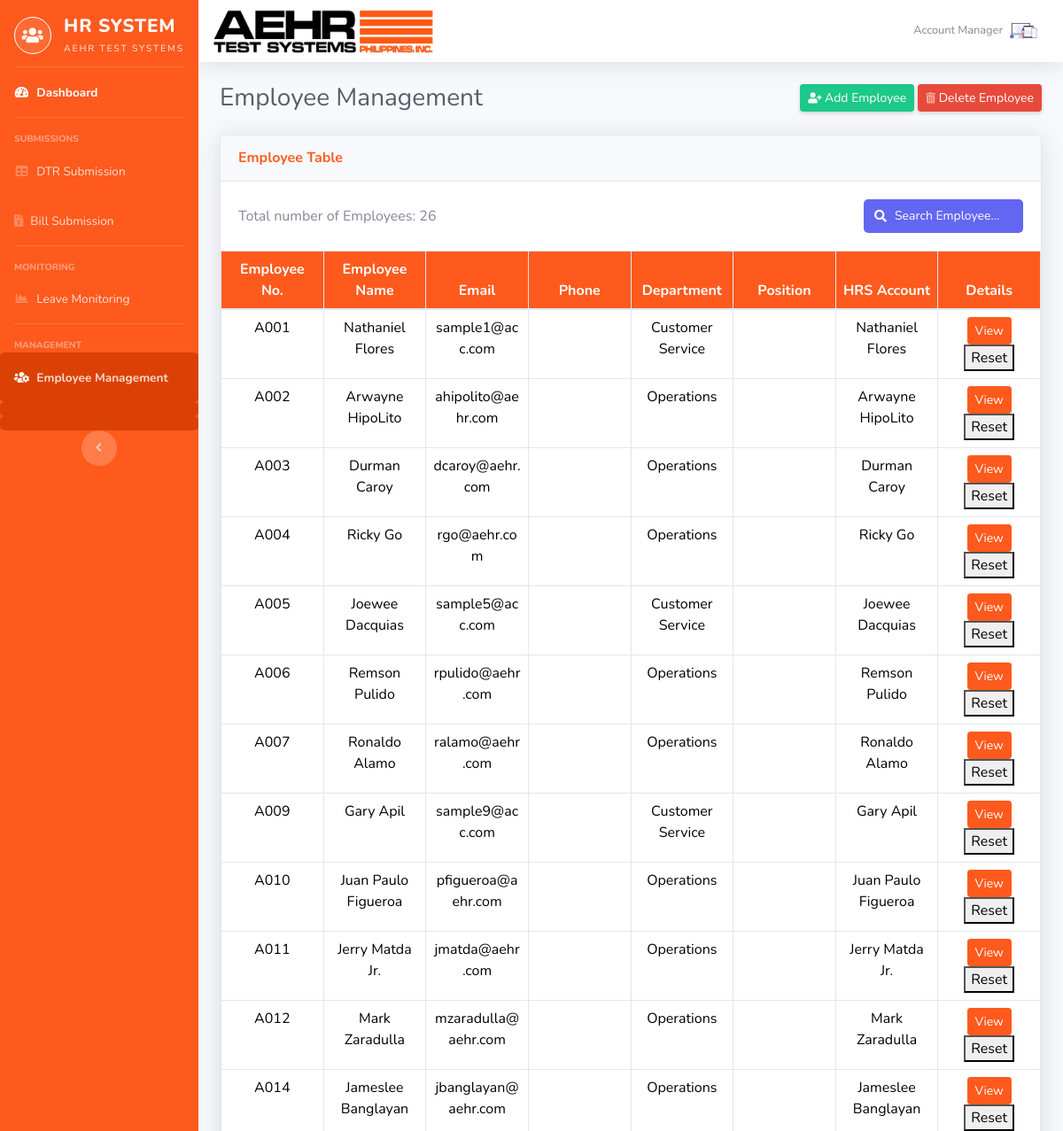
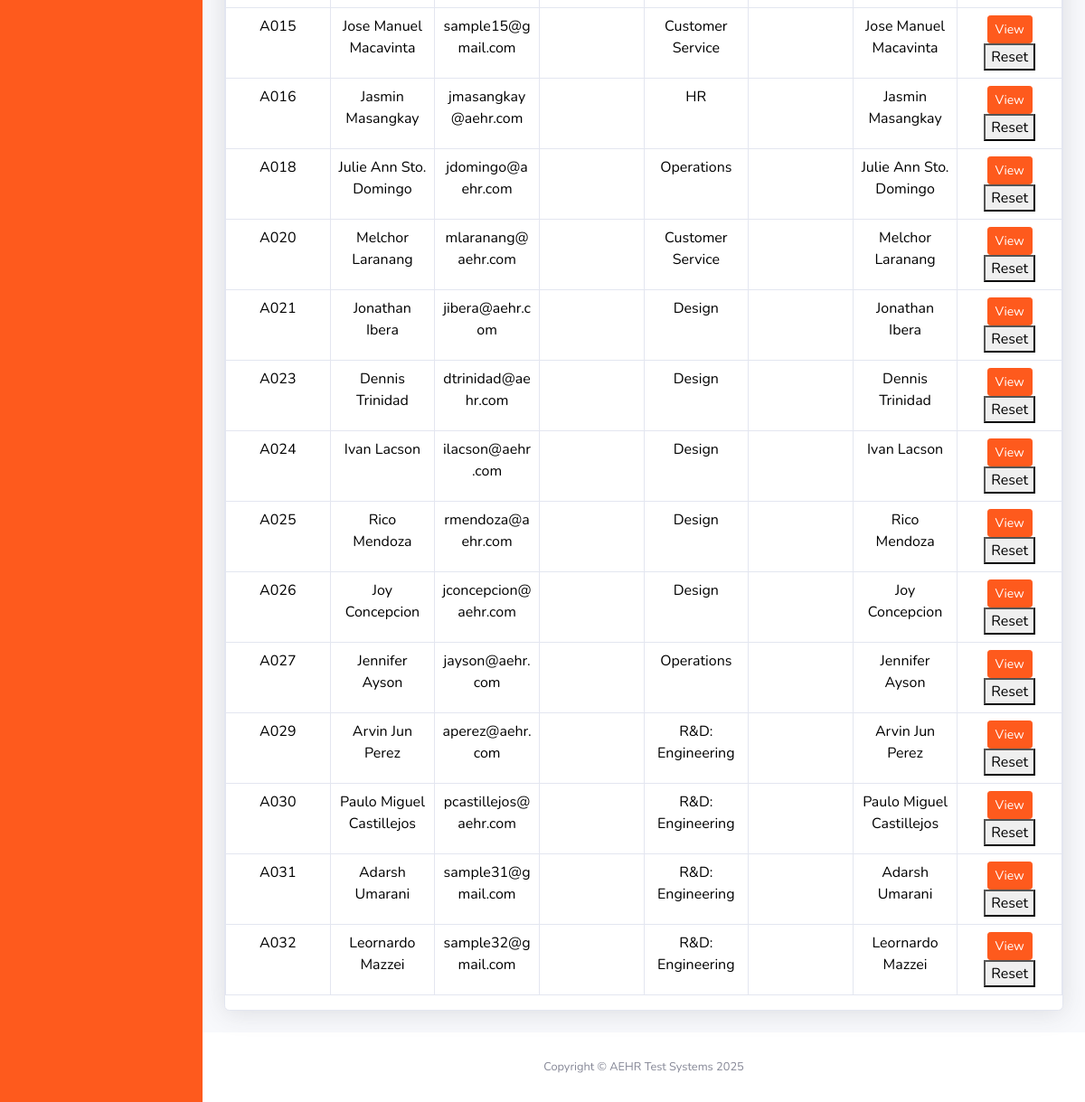
Screenshot of /AEHR-HR_System/EmployeeManagement.php (signed in) with the database file from the repository (2 pictures, top to bottom).
### tables this page shows
CREATE TABLE `employees` (
  `id` int(11) NOT NULL,
  `employee_no` varchar(20) NOT NULL,
  `name` varchar(50) NOT NULL,
  `email` varchar(100) NOT NULL,
  `phone` varchar(20) DEFAULT NULL,
  `department` varchar(50) DEFAULT NULL,
  `position` varchar(50) DEFAULT NULL,
  `hrs_account` varchar(255) DEFAULT NULL,
  `date_of_birth` date DEFAULT NULL,
  `date_hired` date DEFAULT NULL,
  `address` text DEFAULT NULL,
  `hrs_password` varchar(255) NOT NULL,
  `vl_bal` decimal(10,2) DEFAULT NULL,
  `sl_bal` decimal(10,2) DEFAULT NULL
);

### AEHR-HR_System/EmployeeManagement.php (the view, shortened to what this page needs)
<!DOCTYPE html>
<html lang="en">
<head>
    <link href="vendor/fontawesome-free/css/all.min.css" rel="stylesheet" type="text/css">
    <link href="css/sb-admin-2.min.css" rel="stylesheet">
</head>
<body id="page-top">
    <div id="wrapper">
        <ul class="navbar-nav bg-gradient-primary sidebar sidebar-dark accordion" id="accordionSidebar">
           <a class="sidebar-brand" href="dashboard.php" style="display: block; padding: 12px 0; transition: all 0.3s ease;">
    <div style="display: flex; align-items: center; justify-content: center; font-family: 'Nunito', sans-serif;
              transition: all 0.3s ease;">
        <div class="logo-icon" style="width: 42px; height: 42px; background: rgba(255,255,255,0.1); border: 1.8px solid white;
                  border-radius: 50%; display: flex; align-items: center; justify-content: center;
                  margin-right: 14px; transition: all 0.3s ease; transform-origin: center;">
            <i class="fas fa-users" style="color: white; font-size: 1.2rem; transition: all 0.3s ease;"></i>
        </div>
        <div class="logo-text" style="text-align: left; transition: all 0.3s ease;">
            <div style="font-weight: 800; font-size: 1.3rem; color: white; line-height: 1.2;
                      transition: all 0.2s ease; display: inline-block;">
                <span style="transition: all 0.3s ease;">HR</span> SYSTEM
            </div>
            <div style="font-weight: 500; font-size: 0.65rem; color: rgba(255,255,255,0.8);
                      letter-spacing: 1.8px; margin-top: 4px; text-transform: uppercase;
                      transition: all 0.3s ease;">
                AEHR TEST SYSTEMS
            </div>
        </div>
    </div>
</a>
            <hr class="sidebar-divider my-0">
            <li class="nav-item active">
                <a class="nav-link" href="dashboard.php">
                    <i class="fas fa-fw fa-tachometer-alt"></i>
                    <span>Dashboard</span></a>
            </li>
            <hr class="sidebar-divider">
            <div class="sidebar-heading">
                Submissions
            </div>
<li class="nav-item">
    <a class="nav-link" href="DTR.php">
        <i class="fas fa-fw fa-table"></i>
        <span>DTR Submission</span>
    </a>
</li>
            <li class="nav-item">
                <a class="nav-link" href="Bills.php">
                    <i class="fas fa-file-invoice-dollar"></i>
<span>Bill Submission</span>
                </a>
            </li>
            <hr class="sidebar-divider">
            <div class="sidebar-heading">
                Monitoring
            </div>
            <li class="nav-item">
                <a class="nav-link" href="Leave.php">
                    <i class="fas fa-fw fa-chart-area"></i>
                    <span>Leave Monitoring</span></a>
            </li>
            <hr class="sidebar-divider">
            <div class="sidebar-heading">
                Management
            </div>
            <li class="nav-item text-white font-weight-bold">
                <a class="nav-link" href="EmployeeManagement.php"  style="background-color: #db4104; border-radius: 5px;">
                    <i class="fas fa-users-cog text-white font-weight-bold"></i>
                <span>Employee Management</span>
            </li>
       <li>
       </li>
                   <div class="text-center d-none d-md-inline">
                       <button class="rounded-circle border-0" id="sidebarToggle"></button>
                   </div>
        </ul>
        <div id="content-wrapper" class="d-flex flex-column">
            <div id="content">
                <nav class="navbar navbar-expand navbar-light bg-white topbar mb-4 static-top shadow">
                    <div class="logo">
                        <img src="img/ATS_Logo.png" alt="Logo" width="250" height="50">
                    </div>
                    <ul class="navbar-nav ml-auto">
                        <li class="nav-item dropdown no-arrow">
                            <a class="nav-link dropdown-toggle" href="#" id="userDropdown" role="button"
                                data-toggle="dropdown" aria-haspopup="true" aria-expanded="false">
                                <span class="mr-2 d-none d-lg-inline text-gray-600 small">Account Manager</span>
                                <img class="img-profile" src="img/undraw_posting_photo.svg">
                            </a>
                        </li>
                    </ul>
                </nav>
                <div class="container-fluid">
<div class="d-sm-flex align-items-center justify-content-between mb-4">
    <h1 class="h3 mb-0 text-gray-800">Employee Management</h1>
    <div>
    <a href="#" class="btn btn-sm btn-success shadow-sm" id="addEmployeeButton">
        <i class="fas fa-user-plus fa-sm te xt-white-50"></i> Add Employee
    </a>
<a href="#" id="toggleDeleteBtn" class="btn btn-sm btn-danger shadow-sm">
    <i class="fas fa-trash-alt fa-sm text-white-50"></i> Delete Employee
</a>
    </div>
</div>
            <?php
            include 'CRUD/db.php';
            $sql = "SELECT employee_no, name, email, phone, department, position, hrs_account, date_of_birth, date_hired, address FROM employees";
            $result = $conn->query($sql);
            ?>
<div class="card shadow mb-4">
    <div class="card-header py-3 d-flex justify-content-between align-items-center">
        <h6 class="m-0 font-weight-bold text-primary">Employee Table</h6>
    </div>
    <div class="table-responsive card-body d-flex justify-content-between align-items-center" >
    <p class="m-0">Total number of Employees: <span id="totalEmployees"></span></p>
    <div style="position: relative; display: flex; align-items: center;">
        <i class="fas fa-search" style="position: absolute; left: 12px; color: white; font-size: 14px;"></i>
        <input type="text" id="searchEmployee" class="styled-select" placeholder="Search Employee..."
            style="width: 180px; height: 38px; padding: 8px 8px 8px 35px; font-size: 14px; border: none; border-radius: 5px;
                   outline: none; font-weight: normal; background-color: #6366F1; color: white;
                   box-shadow: none; transition: 0.2s;">
    </div>
</div>
        <table class="table table-bordered employee-table" id="employeeTable" >
            <thead>
                <tr>
                    <th>Employee No.</th>
                    <th>Employee Name</th>
                    <th>Email</th>
                    <th>Phone</th>
                    <th>Department</th>
                    <th>Position</th>
                    <th>HRS Account</th>
                    <th>Details</th>
                </tr>
            </thead>
            <tbody id="employeeTableBody">
    <?php
    if ($result->num_rows > 0) {
        while ($row = $result->fetch_assoc()) {
            echo "<tr>";
            echo "<td><input type='checkbox' class='delete-checkbox d-none' value='" . htmlspecialchars($row['employee_no']) . "'> " . htmlspecialchars($row['employee_no']) . "</td>";
            echo "<td>" . htmlspecialchars($row['name']) . "</td>";
            echo "<td>" . htmlspecialchars($row['email']) . "</td>";
            echo "<td>" . htmlspecialchars($row['phone']) . "</td>";
            echo "<td>" . htmlspecialchars($row['department']) . "</td>";
            echo "<td>" . htmlspecialchars($row['position']) . "</td>";
            echo "<td class='hrsAccountColumn'>" . htmlspecialchars($row['hrs_account']) . "</td>";
            echo "<td>
                    <button class='btn btn-primary btn-sm viewEmployee' data-id='" . $row['employee_no'] . "'>View</button>
                    <button class='reset-password-btn' data-id='" . $row['employee_no'] . "'>Reset</button>
                  </td>";
            echo "</tr>";
        }
    } else {
        echo "<tr><td colspan='8' class='text-center'>No employees found</td></tr>";
    }
    ?>
</tbody>
        </table>
    </div>
</div>
            </div>
            <footer class="sticky-footer bg-white">
                <div class="container my-auto">
                    <div class="copyright text-center my-auto">
                        <span>Copyright &copy; AEHR Test Systems 2025</span>
                    </div>
                </div>
            </footer>
        </div>
    </div>
</body>
</html>

### AEHR-HR_System/EmployeeManagement.php (style rules this page uses)
.employee-table thead th { background-color: #FE5A1D !important; color: white !important; }
.card-header h6 { color: #FE5A1D !important; }
.viewEmployee { background-color: #FE5A1D !important; border-color: #FE5A1D !important; color: white !important; }
.sidebar { background-color: #FE5A1D !important; background-image: none !important; padding-top: 5px; }
.styled-select { padding: 8px 12px; border: 1px solid #ddd; border-radius: 5px; font-size: 14px; background-color: white; cursor: pointer; transition: border-color var(--transition-speed), box-shadow var(--transition-speed); }
#searchEmployee::placeholder { color: white; opacity: 1; font-weight: normal; }
.employee-table { width: 100%; table-layout: fixed; }
.employee-table th, .employee-table td { padding: 8px; text-align: center; color: black; }
.table-responsive { overflow-x: auto; }

### rows the page displays
employees: employee_no "A001", name "Nathaniel Flores", email "sample1@acc.com", department "Customer Service", hrs_account "Nathaniel Flores"
employees: employee_no "A002", name "Arwayne HipoLito", email "ahipolito@aehr.com", department "Operations", hrs_account "Arwayne HipoLito"
employees: employee_no "A003", name "Durman Caroy", email "dcaroy@aehr.com", department "Operations", hrs_account "Durman Caroy"
employees: employee_no "A004", name "Ricky Go", email "rgo@aehr.com", department "Operations", hrs_account "Ricky Go"
employees: employee_no "A005", name "Joewee Dacquias", email "sample5@acc.com", department "Customer Service", hrs_account "Joewee Dacquias"
employees: employee_no "A006", name "Remson Pulido", email "rpulido@aehr.com", department "Operations", hrs_account "Remson Pulido"
employees: employee_no "A007", name "Ronaldo Alamo", email "ralamo@aehr.com", department "Operations", hrs_account "Ronaldo Alamo"
employees: employee_no "A009", name "Gary Apil", email "sample9@acc.com", department "Customer Service", hrs_account "Gary Apil"
employees: employee_no "A010", name "Juan Paulo Figueroa", email "pfigueroa@aehr.com", department "Operations", hrs_account "Juan Paulo Figueroa"
employees: employee_no "A011", name "Jerry Matda Jr.", email "jmatda@aehr.com", department "Operations", hrs_account "Jerry Matda Jr."
employees: employee_no "A012", name "Mark Zaradulla", email "mzaradulla@aehr.com", department "Operations", hrs_account "Mark Zaradulla"
employees: employee_no "A014", name "Jameslee Banglayan", email "jbanglayan@aehr.com", department "Operations", hrs_account "Jameslee Banglayan"
employees: employee_no "A015", name "Jose Manuel Macavinta", email "sample15@gmail.com", department "Customer Service", hrs_account "Jose Manuel Macavinta"
employees: employee_no "A016", name "Jasmin Masangkay", email "jmasangkay@aehr.com", department "HR", hrs_account "Jasmin Masangkay"
employees: employee_no "A018", name "Julie Ann Sto. Domingo", email "jdomingo@aehr.com", department "Operations", hrs_account "Julie Ann Sto. Domingo"
employees: employee_no "A020", name "Melchor Laranang", email "mlaranang@aehr.com", department "Customer Service", hrs_account "Melchor Laranang"
employees: employee_no "A021", name "Jonathan Ibera", email "jibera@aehr.com", department "Design", hrs_account "Jonathan Ibera"
employees: employee_no "A023", name "Dennis Trinidad", email "dtrinidad@aehr.com", department "Design", hrs_account "Dennis Trinidad"
employees: employee_no "A024", name "Ivan Lacson", email "ilacson@aehr.com", department "Design", hrs_account "Ivan Lacson"
employees: employee_no "A025", name "Rico Mendoza", email "rmendoza@aehr.com", department "Design", hrs_account "Rico Mendoza"
employees: employee_no "A026", name "Joy Concepcion", email "jconcepcion@aehr.com", department "Design", hrs_account "Joy Concepcion"
employees: employee_no "A027", name "Jennifer Ayson", email "jayson@aehr.com", department "Operations", hrs_account "Jennifer Ayson"
employees: employee_no "A029", name "Arvin Jun Perez", email "aperez@aehr.com", department "R&D: Engineering", hrs_account "Arvin Jun Perez"
employees: employee_no "A030", name "Paulo Miguel Castillejos", email "pcastillejos@aehr.com", department "R&D: Engineering", hrs_account "Paulo Miguel Castillejos"
employees: employee_no "A031", name "Adarsh Umarani", email "sample31@gmail.com", department "R&D: Engineering", hrs_account "Adarsh Umarani"
employees: employee_no "A032", name "Leornardo Mazzei", email "sample32@gmail.com", department "R&D: Engineering", hrs_account "Leornardo Mazzei"
